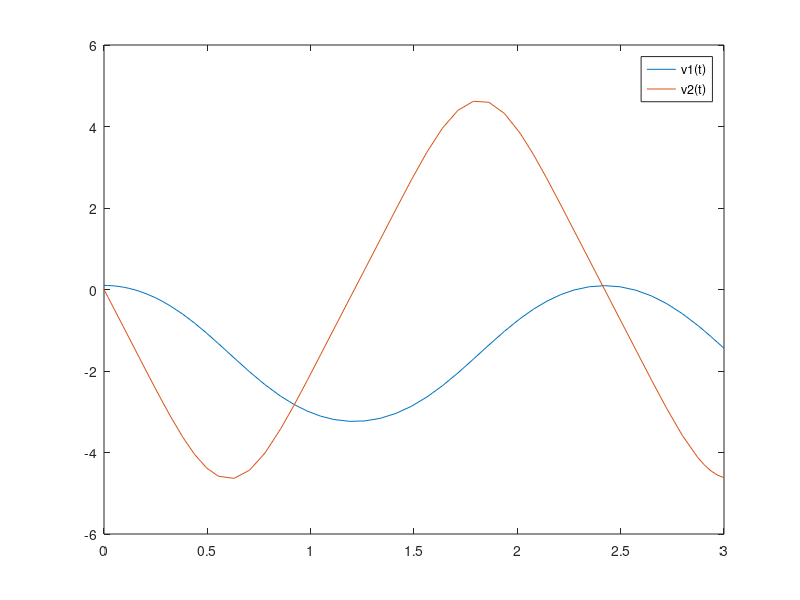

The MATLAB source for this figure:
clc;
clear all
close all;

% Example Problem: d^2(x)/dt^2 + g cos(x) = 0
% Choose variables:
% v1 = x
% v2 = dx/dt
g = 9.81;
f_dvdt = @(t, v) [v(2); -g*cos(v(1))];

% Define parameters for the problem
v1_0 = 0.1;
v2_0 = 0.0;
t0 = 0;
tend = 3;

% Solve the problem using ODE45
[t_ode, x_ode] = ode45(f_dvdt, [t0 tend], [v1_0 v2_0]);

% Visualize the results
figure;
plot(t_ode, x_ode);
legend('v1(t)', 'v2(t)');